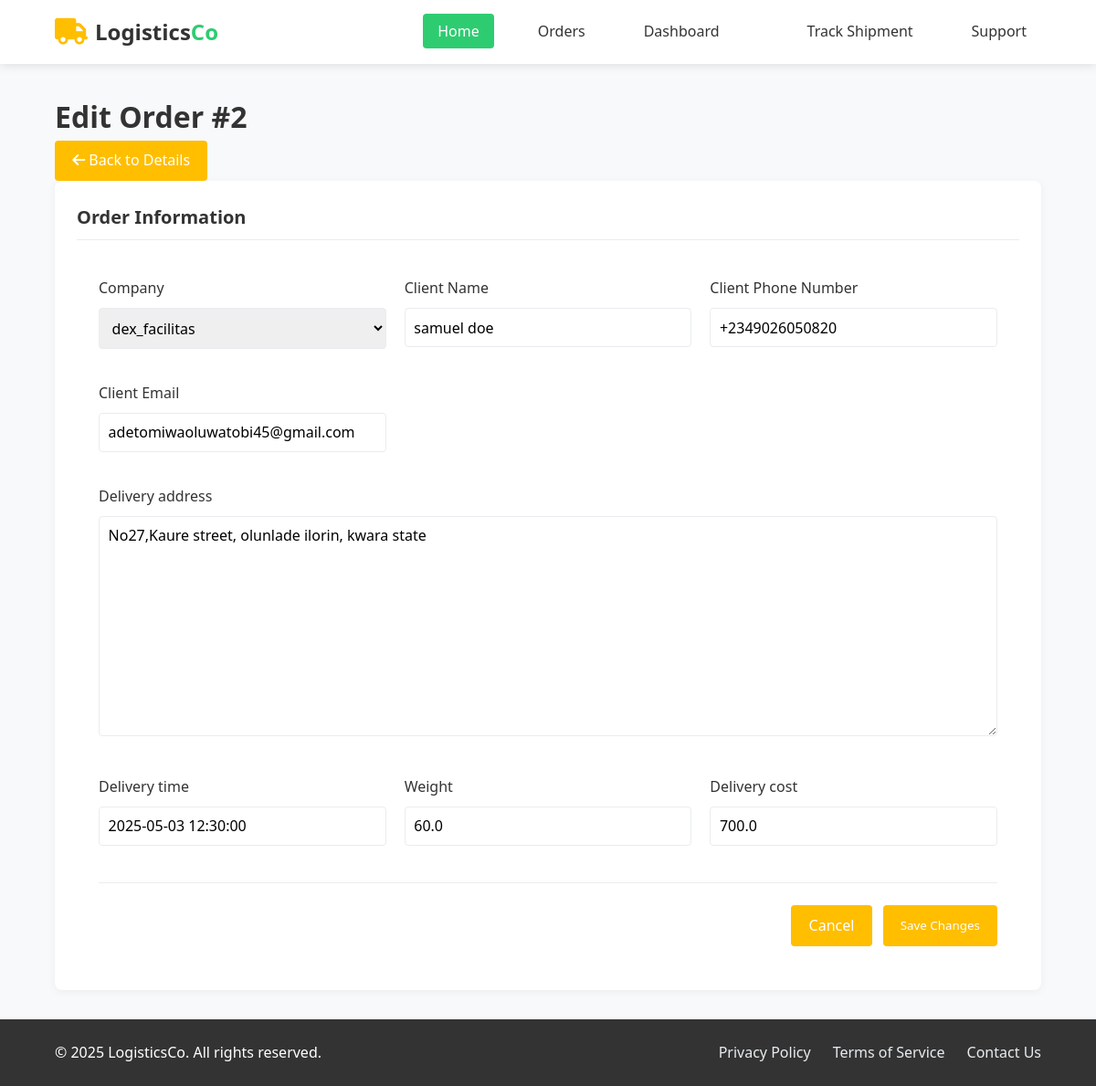
The page /orders/2/edit/ (signed in) on the database its author committed.
### orders/models.py (models this page shows, shortened)
class Order(models.Model):
    company = models.ForeignKey(Company, related_name='orders', on_delete=models.CASCADE)
    client_name = models.CharField(max_length=100,default="no recipient")
    client_phone = models.CharField(max_length=15,default=000)
    client_email = models.EmailField(blank=True, null=True)
    delivery_address = models.TextField()
    ordered_at = models.DateTimeField(auto_now_add=True)
    delivery_time = models.DateTimeField()
    weight=models.FloatField(max_length=4,default=30.9)
    delivery_cost=models.FloatField(max_length=10,default=600)
    payment_status = models.CharField(max_length=20, choices=PAYMENT_STATUS_CHOICES,default='pending',verbose_name='Payment Status')
    payment_reference = models.CharField(max_length=100,blank=True,null=True,verbose_name='Payment Reference')
    payment_date = models.DateTimeField(blank=True,null=True,verbose_name='Payment Date')
    status = models.CharField(max_length=10,choices=STATUS_CHOICES,default=PENDING,)

### orders/views.py (the view)
# urls.py: path('orders/<int:order_id>/edit/', views.edit_order, name='edit_order'),
def edit_order(request, order_id):
    order = get_object_or_404(Order, id=order_id)
    if request.method == 'POST':
        form = OrderForm(request.POST, instance=order)
        if form.is_valid():
            form.save()
            messages.success(request, f"Order #{order.id} updated successfully!")
            return redirect('order_detail', order_id=order.id)
    else:
        form = OrderForm(instance=order)
        if request.user.role == COMPANY:
            form.fields['company'].widget = forms.HiddenInput()
    context = {
        'form': form,
        'order': order,
    }
    return render(request, 'orders/edit_order.html', context)

### orders/forms.py
class OrderForm(forms.ModelForm):
    client_name = forms.CharField(max_length=100, required=True, label="Client Name")
    client_phone = forms.CharField(max_length=15, required=True, label="Client Phone Number")
    client_email = forms.EmailField(required=False, label="Client Email")
    class Meta:
        model = Order
        fields = [
            'company', 'client_name', 'client_phone', 'client_email',
            'delivery_address', 'delivery_time','weight','delivery_cost',
        ]

### orders/models.py (called while the page is built)
    def __str__(self):
        return self.name

### orders/templates/orders/edit_order.html (shortened to what this page needs)
{% extends "base.html" %}
{% block content %}
<div class="page-header">
    <h1>Edit Order #{{ order.id }}</h1>
    <div class="actions">
        <a href="{% url 'order_detail' order.id %}" class="btn btn-outline">
            <i class="fas fa-arrow-left"></i> Back to Details
        </a>
    </div>
</div>
<div class="card">
    <div class="card-header">
        <h2 class="card-title">Order Information</h2>
    </div>
    <form method="POST" class="order-form">
        <div class="form-grid">
            {% for field in form %}
            <div class="form-group">
                <label for="{{ field.id_for_label }}">{{ field.label }}</label>
                {{ field }}
            </div>
            {% endfor %}
        </div>
        <div class="form-actions">
            <a href="{% url 'order_detail' order.id %}" class="btn btn-outline">Cancel</a>
            <button type="submit" class="btn">Save Changes</button>
        </div>
    </form>
</div>
{% endblock %}

### delivery_service/templates/base.html (style rules this page uses)
:root { --primary: #ffbe00; --secondary: #2ecc71; --dark: #333; --light: #f8f9fa; --gray: #e9ecef; --white: #ffffff; }
* { margin: 0; padding: 0; box-sizing: border-box; font-family: 'Segoe UI', Tahoma, Geneva, Verdana, sans-serif; }
body { background-color: var(--light); color: var(--dark); line-height: 1.6; }
.card { background-color: var(--white); border-radius: 8px; box-shadow: 0 2px 10px rgba(0, 0, 0, 0.05); padding: 1.5rem; margin-bottom: 1.5rem; transition: transform 0.3s ease; }
.card-header { display: flex; justify-content: space-between; align-items: center; margin-bottom: 1rem; padding-bottom: 0.5rem; border-bottom: 1px solid var(--gray); }
.card-title { font-size: 1.25rem; font-weight: 600; color: var(--dark); }
.btn { display: inline-block; padding: 0.6rem 1.2rem; background-color: var(--primary); color: var(--white); border: none; border-radius: 4px; font-weight: 500; cursor: pointer; text-decoration: none; transition: all 0.3s ease; }

### orders/templates/orders/edit_order.html (style rules this page uses)
.order-form { padding: 1.5rem; }
.form-grid { display: grid; grid-template-columns: repeat(auto-fill, minmax(300px, 1fr)); gap: 1.25rem; }
.form-group { margin-bottom: 1rem; }
.form-group label { display: block; margin-bottom: 0.5rem; font-weight: 500; }
.form-group input, .form-group select, .form-group textarea { width: 100%; padding: 0.6rem; border: 1px solid var(--gray); border-radius: 4px; font-size: 1rem; }
.form-group textarea { min-height: 100px; resize: vertical; }
.form-actions { display: flex; justify-content: flex-end; gap: 0.75rem; margin-top: 1.5rem; padding-top: 1.5rem; border-top: 1px solid var(--gray); }
.form-group:has(textarea) { grid-column: 1 / -1; }

### rows shown on the page
Order: id "2", form "dex_facilitas" "samuel doe" "+2349026050820" "adetomiwaoluwatobi45@gmail.com" "No27,Kaure street, olunlade ilorin, kwara state" "2025-05-03 12:30:00" "60.0" "700.0"

### other values the page prints
{{ field.label }} "Company" "Client Name" "Client Phone Number" "Client Email" "Delivery address" "Delivery time" "Weight" "Delivery cost"
